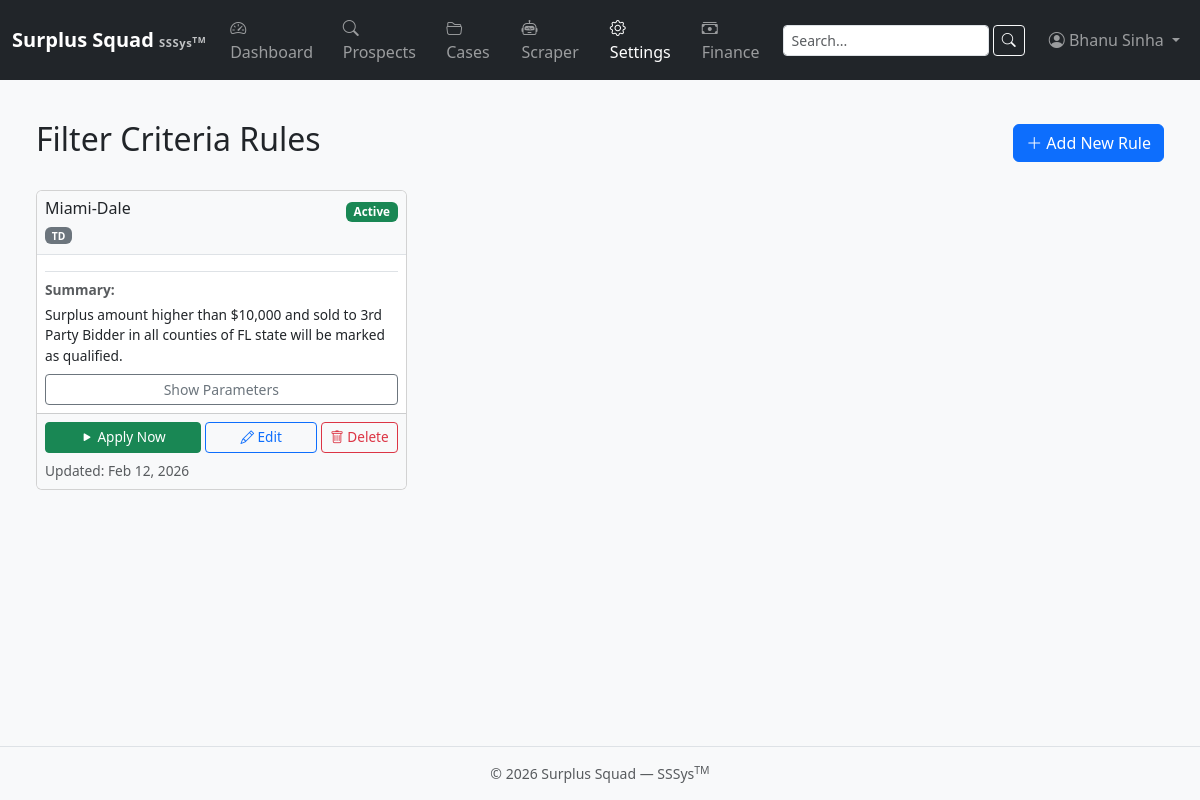
Screenshot of /settings/criteria/ (signed in) with the database file from the repository.
### apps/settings_app/models.py (models this page shows, shortened)
class FilterCriteria(models.Model):
    PROSPECT_TYPES = [
        ("TD", "Tax Deed"),
        ("TL", "Tax Lien"),
        ("SS", "Sheriff Sale"),
        ("MF", "Mortgage Foreclosure"),
    ]
    name = models.CharField(max_length=200)
    prospect_type = models.CharField(max_length=8, choices=PROSPECT_TYPES, blank=True)
    prospect_types = models.JSONField(default=list, blank=True)
    state = models.ForeignKey(
        "locations.State", on_delete=models.CASCADE, null=True, blank=True
    )
    county = models.ForeignKey(
        "locations.County", on_delete=models.CASCADE, null=True, blank=True
    )
    counties = models.ManyToManyField(
        "locations.County", blank=True, related_name="filter_criteria_rules"
    )
    plaintiff_max_bid_min = models.DecimalField(
        max_digits=14, decimal_places=2, null=True, blank=True,
        help_text="Minimum plaintiff maximum bid amount"
    )
    plaintiff_max_bid_max = models.DecimalField(
        max_digits=14, decimal_places=2, null=True, blank=True,
        help_text="Maximum plaintiff maximum bid amount"
    )
    assessed_value_min = models.DecimalField(
        max_digits=14, decimal_places=2, null=True, blank=True,
        help_text="Minimum assessed property value"
    )
    assessed_value_max = models.DecimalField(
        max_digits=14, decimal_places=2, null=True, blank=True,
        help_text="Maximum assessed property value"
    )
    final_judgment_min = models.DecimalField(
        max_digits=14, decimal_places=2, null=True, blank=True,
        help_text="Minimum final judgment amount"
    )
    final_judgment_max = models.DecimalField(
        max_digits=14, decimal_places=2, null=True, blank=True,
        help_text="Maximum final judgment amount"
    )
    sale_amount_min = models.DecimalField(
        max_digits=14, decimal_places=2, null=True, blank=True,
        help_text="Minimum sale amount"
    )
    sale_amount_max = models.DecimalField(
        max_digits=14, decimal_places=2, null=True, blank=True,
        help_text="Maximum sale amount"
    )
    surplus_amount_min = models.DecimalField(
        max_digits=14, decimal_places=2, null=True, blank=True,
        help_text="Minimum surplus amount"
    )
    surplus_amount_max = models.DecimalField(
        max_digits=14, decimal_places=2, null=True, blank=True,
        help_text="Maximum surplus amount"
    )
    sold_to = models.CharField(max_length=255, blank=True, default="",
                               help_text="Match exact 'Sold To' value")
    min_date = models.DateField(null=True, blank=True)
    max_date = models.DateField(
        null=True,
        blank=True,
        help_text="Maximum auction date allowed",
    )
    status_types = models.JSONField(default=list, blank=True)
    auction_types = models.JSONField(default=list, blank=True)
    is_active = models.BooleanField(default=True)
    created_at = models.DateTimeField(auto_now_add=True)
    updated_at = models.DateTimeField(auto_now=True)
    class Meta:
        verbose_name_plural = "filter criteria"
        ordering = ["-is_active", "state__name", "name"]
    def get_verbose_summary(self):
        conditions = []
        def money_text(label, min_value, max_value):
            if min_value is None and max_value is None:
                return None
            if min_value is not None and max_value is None:
                return f"{label} higher than ${min_value:,.0f}"
            if min_value is None and max_value is not None:
                return f"{label} up to ${max_value:,.0f}"
            return f"{label} between ${min_value:,.0f} and ${max_value:,.0f}"
        for text in [
            money_text("plaintiff max bid", self.plaintiff_max_bid_min, self.plaintiff_max_bid_max),
            money_text("assessed value", self.assessed_value_min, self.assessed_value_max),
            money_text("final judgment", self.final_judgment_min, self.final_judgment_max),
            money_text("sale amount", self.sale_amount_min, self.sale_amount_max),
            money_text("surplus amount", self.surplus_amount_min, self.surplus_amount_max),
        ]:
            if text:
                conditions.append(text)
        if self.sold_to:
            conditions.append(f"sold to {self.sold_to}")
        if self.status_types:
            conditions.append(f"status in {', '.join(self.status_types)}")
        location_text = ""
        if self.counties.exists():
            county_qs = self.counties.all()
            county_count = county_qs.count()
            if self.state:
                state_code = self.state.abbreviation or self.state.name
                state_counties_count = self.state.counties.count()
                if state_counties_count > 0 and county_count == state_counties_count:
                    location_text = f"in all counties of {state_code} state"
                else:
                    county_names = list(county_qs.values_list("name", flat=True))
                    location_text = f"in counties: {', '.join(county_names)}"
            else:
                county_names = list(county_qs.values_list("name", flat=True))
                location_text = f"in counties: {', '.join(county_names)}"
        elif self.state:
            state_code = self.state.abbreviation or self.state.name
            location_text = f"in {state_code} state"
        else:
            location_text = "in all states"
        if conditions:
            condition_text = " and ".join(conditions)
            sentence = f"{condition_text} {location_text} will be marked as qualified."
            return sentence[:1].upper() + sentence[1:]
        return f"Prospects {location_text} will be marked as qualified."

### apps/locations/models.py (models this page shows, shortened)
class State(models.Model):
    name = models.CharField(max_length=100)
    abbreviation = models.CharField(max_length=5, unique=True)
    is_active = models.BooleanField(default=True)
    class Meta:
        ordering = ["name"]

### apps/settings_app/views.py (the view)
# urls.py: path("criteria/", views.CriteriaListView.as_view(), name="criteria_list"),
class CriteriaListView(AdminRequiredMixin, ListView):
    model = FilterCriteria
    template_name = "settings_app/criteria_list.html"
    context_object_name = "criteria"
    paginate_by = 20
    def get_queryset(self):
        return (
            super()
            .get_queryset()
            .select_related("state", "county")
            .prefetch_related("counties")
        )

### apps/accounts/mixins.py (called while the page is built)
    def test_func(self):
        user = self.request.user
        return hasattr(user, 'profile') and user.profile.is_admin

### apps/accounts/models.py (called while the page is built)
    @property
    def can_view_prospects(self):
        return self.role in {self.ROLE_PROSPECTS_ONLY, self.ROLE_BOTH, self.ROLE_ADMIN}

    @property
    def can_view_cases(self):
        return self.role in {self.ROLE_CASES_ONLY, self.ROLE_BOTH, self.ROLE_ADMIN}

    @property
    def is_admin(self):
        return self.role == self.ROLE_ADMIN or self.user.is_superuser

### templates/settings_app/criteria_list.html (shortened to what this page needs)
{% extends "base.html" %}
{% block content %}
<div class="container-fluid mt-4">
  <div class="d-flex justify-content-between align-items-center mb-4">
    <h2>Filter Criteria Rules</h2>
    <a href="{% url 'settings_app:criteria_add' %}" class="btn btn-primary">
      <i class="bi bi-plus-lg"></i> Add New Rule
    </a>
  </div>
  {% if criteria %}
  <div class="row g-2">
    {% for rule in criteria %}
    <div class="col-lg-6 col-xl-4">
      <div class="card h-100 {% if not rule.is_active %}opacity-50{% endif %}">
        <div class="card-header bg-light border-bottom p-2">
          <div class="d-flex justify-content-between align-items-start">
            <div>
              <h6 class="card-title mb-1">{{ rule.name }}</h6>
              <small class="text-muted">
                {% if rule.prospect_types %}
                  <span class="badge bg-secondary">{{ rule.prospect_types|join:", " }}</span>
                {% elif rule.prospect_type %}
                  <span class="badge bg-secondary">{{ rule.prospect_type }}</span>
                {% else %}
                  <span class="badge bg-secondary">All Types</span>
                {% endif %}
              </small>
            </div>
            <div>
              {% if rule.is_active %}
              <span class="badge bg-success">Active</span>
              {% else %}
              <span class="badge bg-secondary">Inactive</span>
              {% endif %}
            </div>
          </div>
        </div>
        <div class="card-body p-2">
          <div class="mt-2 pt-2 border-top">
            <small class="text-muted d-block mb-1"><strong>Summary:</strong></small>
            <small class="d-block">{{ rule.get_verbose_summary }}</small>
          </div>
          <div class="mt-2">
            <button
              type="button"
              class="btn btn-outline-secondary btn-sm w-100 js-params-toggle"
              data-target-id="rule-params-{{ rule.pk }}"
              data-show-text="Show Parameters"
              data-hide-text="Hide Parameters"
            >
              Show Parameters
            </button>
          </div>
        </div>
        <div class="card-footer bg-light p-2">
          <div class="d-flex gap-1">
            <form method="post" action="{% url 'settings_app:criteria_apply' rule.pk %}" class="d-inline flex-grow-1">
              <button type="submit" class="btn btn-success btn-sm w-100" style="font-size: 0.85rem; padding: 0.25rem 0.5rem;">
                <i class="bi bi-play-fill"></i> Apply Now
              </button>
            </form>
            <a href="{% url 'settings_app:criteria_edit' rule.pk %}" class="btn btn-outline-primary btn-sm flex-grow-1" style="font-size: 0.85rem; padding: 0.25rem 0.5rem;">
              <i class="bi bi-pencil"></i> Edit
            </a>
            <form method="post" action="{% url 'settings_app:criteria_delete' rule.pk %}" class="d-inline" onsubmit="return confirm('Delete this rule?');">
              <button type="submit" class="btn btn-outline-danger btn-sm" style="font-size: 0.85rem; padding: 0.25rem 0.5rem;">
                <i class="bi bi-trash"></i> Delete
              </button>
            </form>
          </div>
          <small class="text-muted d-block mt-2">
            Updated: {{ rule.updated_at|date:"M d, Y" }}
          </small>
        </div>
      </div>
    </div>
    {% endfor %}
  </div>
  {% else %}
  <div class="alert alert-info">
    <i class="bi bi-info-circle"></i>
    No filter rules configured yet.
    <a href="{% url 'settings_app:criteria_add' %}" class="alert-link">Create your first rule</a>
  </div>
  {% endif %}
</div>
{% endblock %}

### templates/includes/navbar.html (shortened to what this page needs)
<nav class="navbar navbar-expand-lg navbar-dark bg-dark">
  <div class="container-fluid">
    <a class="navbar-brand d-flex flex-column lh-1" href="{% url 'dashboard:home' %}">
      <span class="fw-bold">Surplus Squad
      <small class="text-light opacity-75" style="font-size:.7rem;">SSSys<sup>TM</sup></small>
    </span>
    </a>
    <div class="collapse navbar-collapse" id="mainNav">
      {% if user.is_authenticated %}
      <ul class="navbar-nav me-auto">
        <li class="nav-item">
          <a class="nav-link {% if request.resolver_match.app_name == 'dashboard' %}active{% endif %}"
             href="{% url 'dashboard:home' %}">
            <i class="bi bi-speedometer2"></i> Dashboard
          </a>
        </li>
        {% if user.profile.can_view_prospects or user.is_superuser %}
        <li class="nav-item">
          <a class="nav-link {% if request.resolver_match.app_name == 'prospects' %}active{% endif %}"
             href="{% url 'prospects:type_select' %}">
            <i class="bi bi-search"></i> Prospects
          </a>
        </li>
        {% endif %}
        {% if user.profile.can_view_cases or user.is_superuser %}
        <li class="nav-item">
          <a class="nav-link {% if request.resolver_match.app_name == 'cases' %}active{% endif %}"
             href="{% url 'cases:list' %}">
            <i class="bi bi-folder2-open"></i> Cases
          </a>
        </li>
        {% endif %}
        {% if user.profile.is_admin or user.is_superuser %}
        <li class="nav-item">
          <a class="nav-link {% if request.resolver_match.app_name == 'scraper' %}active{% endif %}"
             href="{% url 'scraper:dashboard' %}">
            <i class="bi bi-robot"></i> Scraper
          </a>
        </li>
        <li class="nav-item">
          <a class="nav-link {% if request.resolver_match.app_name == 'settings_app' or request.resolver_match.app_name == 'locations' %}active{% endif %}"
             href="{% url 'settings_app:home' %}">
            <i class="bi bi-gear"></i> Settings
          </a>
        </li>
        {% endif %}
        {% if user.profile.is_admin or user.is_superuser or user.profile.can_manage_finance_settings %}
        <li class="nav-item">
          <a class="nav-link {% if request.resolver_match.app_name == 'settings_app' and request.resolver_match.url_name == 'finance' %}active{% endif %}"
             href="{% url 'settings_app:finance' %}">
            <i class="bi bi-cash-stack"></i> Finance
          </a>
        </li>
        {% endif %}
      </ul>
      <form class="d-flex me-3" method="get" action="{% url 'search' %}">
        <input class="form-control form-control-sm me-1" type="search" name="q" placeholder="Search..." aria-label="Search" value="{{ request.GET.q|default:'' }}">
        <button class="btn btn-sm btn-outline-light" type="submit"><i class="bi bi-search"></i></button>
      </form>
      <ul class="navbar-nav">
        <li class="nav-item dropdown">
          <a class="nav-link dropdown-toggle" href="#" id="userMenu"
             role="button" data-bs-toggle="dropdown" aria-expanded="false">
            <i class="bi bi-person-circle"></i> {{ user.get_full_name|default:user.username }}
          </a>
        </li>
      </ul>
      {% endif %}
    </div>
  </div>
</nav>

### static/css/style.css (style rules this page uses)
body { min-height: 100vh; display: flex; flex-direction: column; background-color: #f8f9fa; }
.navbar-brand small { letter-spacing: .05em; }
.card { transition: box-shadow .15s ease-in-out; }

### templates/settings_app/criteria_list.html (style rules this page uses)
.card { transition: transform 0.2s, box-shadow 0.2s; font-size: 0.98rem; }

### rows the page displays
FilterCriteria: name "Miami-Dale", prospect_types "TD", is_active "Active", get_verbose_summary "Surplus amount higher than $10,000 and sold to 3rd Party Bidder in all counties of FL state will be marked as qualified.", updated_at "Feb 12, 2026"

### other values shown
{{ user.get_full_name|default:user.username }} "Bhanu Sinha"
